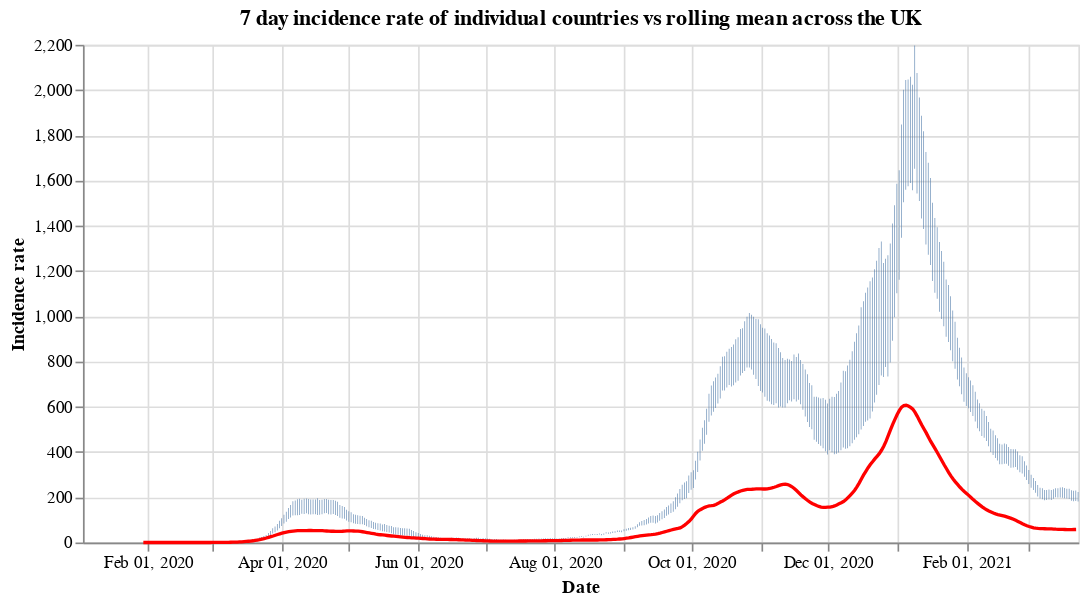

Source (notebook cell):
### Code cell
#collapse
countries = uk_cases['areaName'].unique()
countries.sort()

selection = alt.selection_single(
    name='Select',
    fields=['areaName'],
    init={'areaName': 'Wales'},
    bind={'areaName': alt.binding_select(options=countries)}
)

# scatter plot, modify opacity based on selection
bars = alt.Chart(uk_cases).mark_bar().add_selection(
    selection
).encode(
    x=alt.X("yearmonthdate(date):T", axis=alt.Axis(title='Date')),
    y=alt.Y("weeklyCasesRate:Q", axis=alt.Axis(title='Incidence rate')),
    tooltip='weeklyCasesRate:Q',
    opacity=alt.condition(selection, alt.value(1), alt.value(0))
).properties(title=f'7 day incidence rate of individual countries vs rolling mean across the UK', width=600)

line = alt.Chart(overview_cases).mark_line(
    color='red',
    size=2,
).transform_window(
    rolling_mean='mean(weeklyCasesRate)',
    frame=[0, 7]
).encode(
    x='yearmonthdate(date):T',
    y='rolling_mean:Q'
)

alt.layer(bars, line)

### Figure 1 — Vega-Lite specification as saved in the notebook (floating-point values rounded to 4 significant figures; data arrays with more than 128 entries replaced by an {"elided": "..."} marker saying what was removed)
{"config": {"view": {"continuousWidth": 400, "continuousHeight": 300}}, "layer": [{"data": {"name": "data-8238a7393d115160404c3c8254bebd39"}, "mark": "bar", "encoding": {"opacity": {"condition": {"value": 1, "selection": "Select"}, "value": 0}, "tooltip": {"type": "quantitative", "field": "weeklyCasesRate"}, "x": {"type": "temporal", "axis": {"title": "Date"}, "field": "date", "timeUnit": "yearmonthdate"}, "y": {"type": "quantitative", "axis": {"title": "Incidence rate"}, "field": "weeklyCasesRate"}}, "selection": {"Select": {"type": "single", "fields": ["areaName"], "init": {"areaName": "Wales"}, "bind": {"areaName": {"input": "select", "options": ["England", "Northern Ireland", "Scotland", "Wales"]}}}}, "title": "7 day incidence rate of individual countries vs rolling mean across the UK", "width": 600}, {"data": {"name": "data-875f2091c166ee90725b1f2744bbe2aa"}, "mark": {"type": "line", "color": "red", "size": 2}, "encoding": {"x": {"type": "temporal", "field": "date", "timeUnit": "yearmonthdate"}, "y": {"type": "quantitative", "field": "rolling_mean"}}, "transform": [{"window": [{"op": "mean", "field": "weeklyCasesRate", "as": "rolling_mean"}], "frame": [0, 7]}]}], "$schema": "https://vega.github.io/schema/vega-lite/v4.8.1.json", "datasets": {"data-8238a7393d115160404c3c8254bebd39": {"elided": "1780 records"}, "data-875f2091c166ee90725b1f2744bbe2aa": {"elided": "418 records"}}}
